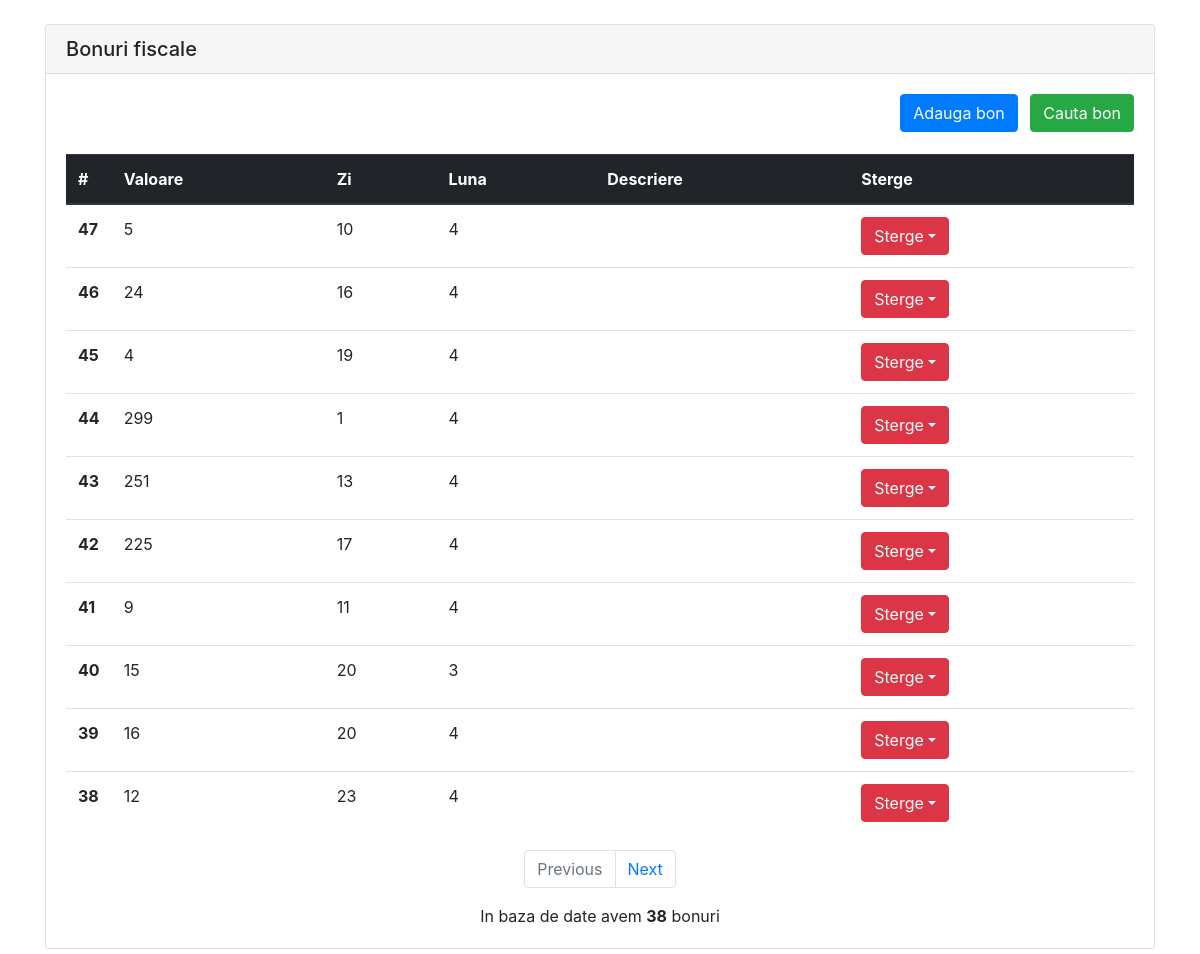
Before: / with the older database file.
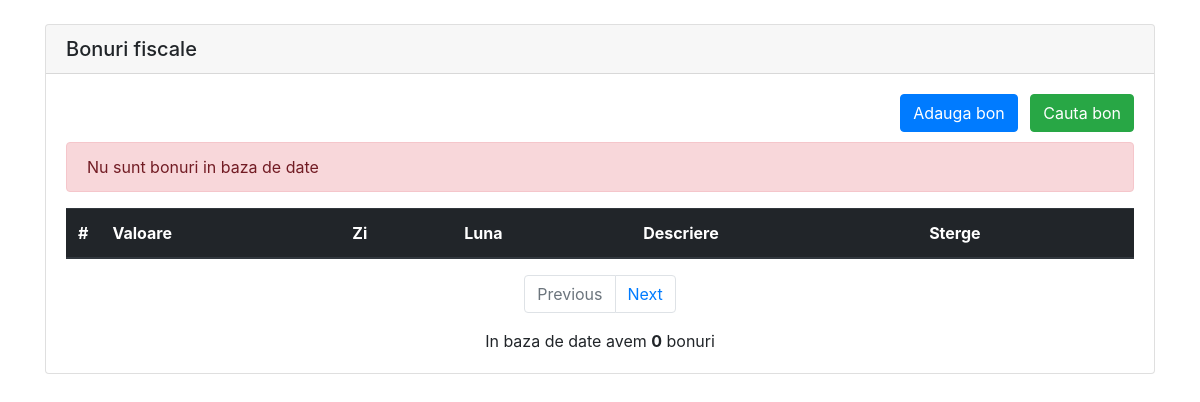
After: the same page with the newer database file.
### tables this page shows
CREATE TABLE `bonuri` (
  `id` int(11) NOT NULL,
  `valoare` int(11) NOT NULL,
  `zi` int(11) NOT NULL,
  `luna` int(11) NOT NULL,
  `adaugat_la` timestamp NOT NULL DEFAULT CURRENT_TIMESTAMP,
  `descriere` text NOT NULL
);

### index.php (the view, shortened to what this page needs)
<?php session_start();
if(isset($_GET['pagina']) && !empty($_GET['pagina'])) {
	$pagina = $_GET['pagina'];
}
else {
	$pagina = 1;
}
?>
<!DOCTYPE html>
<html>
	<head>
		<link rel="stylesheet" href="https://stackpath.bootstrapcdn.com/bootstrap/4.0.0/css/bootstrap.min.css">
	</head>
	<body>
		<div class="container"><br>
			<div class="card">
			  <h5 class="card-header">Bonuri fiscale</h5>
			  <div class="card-body">
			  	<ul class="list-inline" style="float:right;">
			  	<li class="list-inline-item"><button style="float:right;" type="button" class="btn btn-primary" data-toggle="modal" data-target="#adaugabon">
			  	  Adauga bon
			  	</button></li>
			  	<li class="list-inline-item"><button style="float:right;" type="button" class="btn btn-success" data-toggle="modal" data-target="#cautabon">
			  	  Cauta bon
			  	</button></li>
			  </ul><br><br>
			    <table class="table">
			      <thead class="thead-dark">
			        <tr>
			          <th style="width:1%;" scope="col">#</th>
			          <th scope="col">Valoare</th>
			          <th scope="col">Zi</th>
			          <th scope="col">Luna</th>
			          <th scope="col">Descriere</th>
			          <th scope="col">Sterge</th>
			        </tr>
			      </thead>
			      <tbody>
			      	 <?php
			      	require("db.php");
			      	$conn = new mysqli($servername, $username, $password, $dbname);
			      	$query = "SELECT count(id) FROM bonuri";
			      	$result2 = $conn->query($query);
			      	$row2 = $result2->fetch_assoc();
			      	$randuri = $row2['count(id)'];
			      	$max_pages = ceil($randuri/10);
			      	$offset = ($pagina-1)*10;
			      	$sql = "SELECT * FROM bonuri ORDER BY id DESC LIMIT 10 OFFSET $offset";
			      	$result = $conn->query($sql);
			      	if ($result->num_rows > 0) {
			      	    while($row = $result->fetch_assoc()) {
			      	        ?><tr>
			      	        	<th scope="row"><?php echo $row['id']; ?></th>
			      	        	<td><?php echo $row['valoare']; ?></td>
			      	        	<td><?php echo $row['zi']; ?></td>
			      	        	<td><?php echo $row['luna']; ?></td>
			      	        	<td><?php echo $row['descriere']; ?></td>
			      	        	<td><div class="btn-group"><button type="button" class="btn btn-danger dropdown-toggle" data-toggle="dropdown" aria-haspopup="true" aria-expanded="false">Sterge</button></div></td>
			      	        	</tr>
			      	        	<?php }
			      	} else {
			      	    ?><div class="alert alert-danger" role="alert">Nu sunt bonuri in baza de date</div> <?php
			      	}
			      	?>
			      </tbody>
			  </table>
			  <nav aria-label="Page navigation example">
			    <ul class="pagination justify-content-center">
			      <li class="page-item <?php if($pagina==1) { echo 'disabled'; } ?>">
			        <a class="page-link" href="index.php?pagina=<?php echo $pagina-1; ?>" tabindex="-1">Previous</a>
			      </li>
			      <li class="page-item <?php if($pagina==$max_pages) { echo 'disabled'; } ?>">
			        <a class="page-link" href="index.php?pagina=<?php echo $pagina+1; ?>">Next</a>
			      </li>
			    </ul>
			  </nav>
			  <center>In baza de date avem <b><?php echo $randuri; ?></b> bonuri</center>
			  </div>
			</div>
			<br>
		</div>
	</body>
</html>

Changed rows visible on the page:
removed bonuri: id "47", valoare "5", zi "10", luna "4"
removed bonuri: id "46", valoare "24", zi "16", luna "4"
removed bonuri: id "45", valoare "4", zi "19", luna "4"
removed bonuri: id "44", valoare "299", zi "1", luna "4"
removed bonuri: id "43", valoare "251", zi "13", luna "4"
removed bonuri: id "42", valoare "225", zi "17", luna "4"
removed bonuri: id "41", valoare "9", zi "11", luna "4"
removed bonuri: id "40", valoare "15", zi "20", luna "3"
removed bonuri: id "39", valoare "16", zi "20", luna "4"
removed bonuri: id "38", valoare "12", zi "23", luna "4"
Other visible differences:
$randuri: "38" → "0"
text now shown: "Nu sunt bonuri in baza de date"
